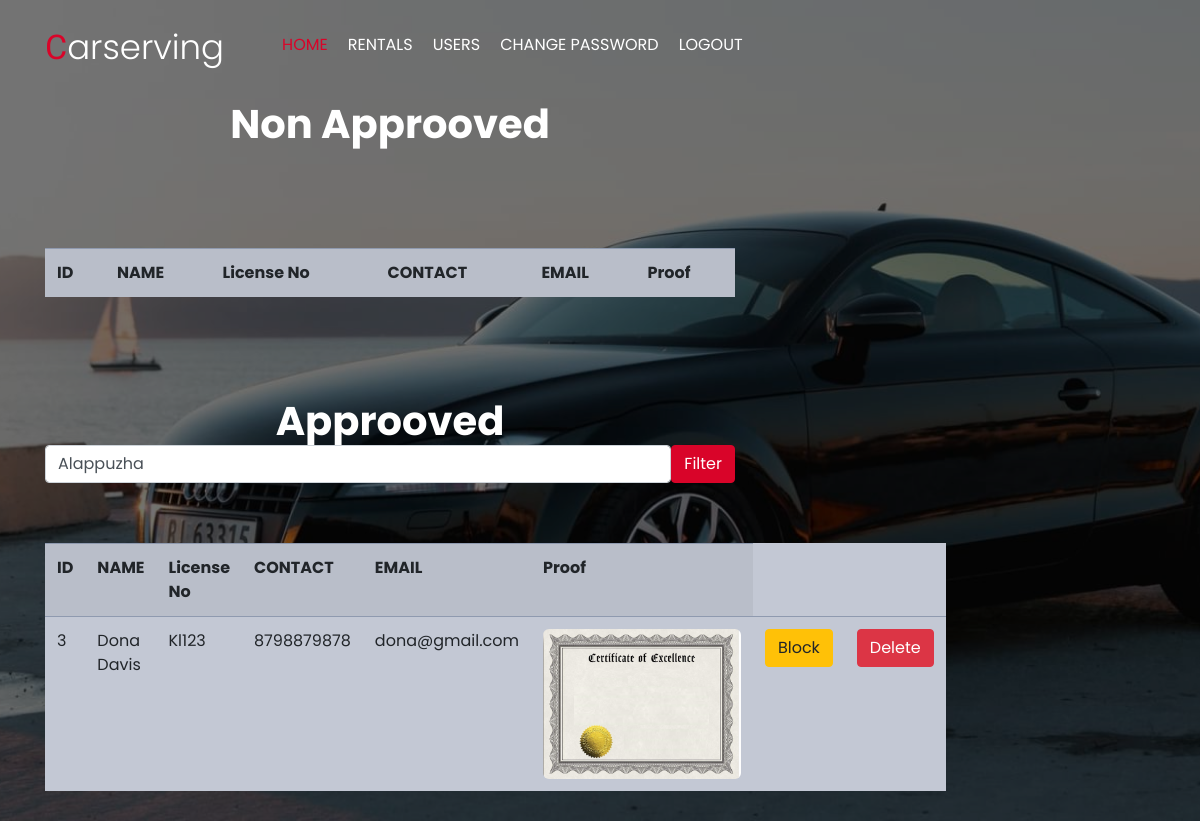
Page /admin/viewrentals.php on the committed database.
### tables this page shows
CREATE TABLE `rentalregister` (
  `id` int(11) NOT NULL AUTO_INCREMENT,
  `name` varchar(100) DEFAULT NULL,
  `license` varchar(100) DEFAULT NULL,
  `email` varchar(100) DEFAULT NULL,
  `phone` varchar(100) DEFAULT NULL,
  `proof` varchar(100) DEFAULT NULL,
  `lat` varchar(100) DEFAULT NULL,
  `lon` varchar(100) DEFAULT NULL,
  `district` varchar(100) DEFAULT NULL,
  PRIMARY KEY (`id`)
);

### admin/viewrentals.php (the view, shortened to what this page needs)
<?php
include 'adminheader.php';
include '../connection.php';
?>
<center>
    <h1>Non Approoved</h1>
    <table class="table table-secondary table-striped table-hover" style="margin-top:100px;margin-bottom:100px;">
        <tr>
            <th>ID</th>
            <th>NAME</th>
            <th>License No</th>
            <th>CONTACT</th>
            <th>EMAIL</th>
            <th>Proof</th>
        </tr>
        <?php
        $qry = "select * from rentalregister m,login l where l.uid=m.id and l.statas='0' and l.usertype='rental'";
        ?>
    </table>
</center>
<center>
    <h1>Approoved</h1>
    <form action="" method="get" class="d-flex">
        <select id="district-select" name="district" class="form-control">
            <option value="alappuzha">Alappuzha</option>
        </select>
        <input type="submit" value="Filter" name="filter" class="btn btn-primary">
    </form>
    <table class="table table-secondary table-striped table-hover" style="margin-top:60px;">
        <tr>
            <th>ID</th>
            <th>NAME</th>
            <th>License No</th>
            <th>CONTACT</th>
            <th>EMAIL</th>
            <th>Proof</th>
        </tr>
        <?php
        if(isset($_GET['filter'])){
            $district = $_GET['district'];
            $qry = "select * from rentalregister m,login l where l.uid=m.id and l.statas='1' and l.usertype='rental' and m.`district`='$district'";
        }else{
            $qry = "select * from rentalregister m,login l where l.uid=m.id and l.statas='1' and l.usertype='rental'";
        }
        $res = mysqli_query($con, $qry);
        while ($row = mysqli_fetch_array($res)) {
            echo '<tr>
          <td>' . $row['id'] . '</td>
          <td>' . $row['name'] . '</td>
          <td>' . $row['license'] . '</td>
          <td>' . $row['phone'] . '</td>
          <td>' . $row['email'] . '</td>
          <td><img src="../' . $row['proof'] . '" height=150px;width=150px;></td>
          <td><a href=blockuser.php?id=' . $row[9] . ' class="btn btn-warning">Block</a></td>
          <td><a href=deleteuser.php?id=' . $row[9] . '  class="btn btn-danger">Delete</a></td>
      </tr>';
        }
        ?>
    </table>
</center>

### admin/adminheader.php (shortened to what this page needs)
<!doctype html>
<html lang="zxx">
<head>
  <link rel="stylesheet" href="../assets/css/style-starter.css">
</head>
<body>
  <header id="site-header" class="fixed-top">
    <div class="container">
      <nav class="navbar navbar-expand-lg navbar-light">
        <h1><a class="navbar-brand" href="index.html">
            <span>C</span>arserving
          </a></h1>
        <div class="collapse navbar-collapse" id="navbarNav">
          <ul class="navbar-nav">
            <li class="nav-item active">
              <a class="nav-link" href="adminhome.php">Home </a>
            </li>
            <li class="nav-item">
              <a class="nav-link" href="viewrentals.php">Rentals</a>
            </li>
            <li class="nav-item">
              <a class="nav-link" href="viewuser.php">Users</a>
            </li>
            <li class="nav-item">
              <a class="nav-link" href="changepass.php">Change Password</a>
            </li>
            <li class="nav-item">
              <a class="nav-link" href="../login.php">Logout</a>
            </li>
          </ul>
        </div>
      </nav>
    </div>
  </header>
  <section class="w3l-main-slider position-relative" id="home">
    <div class="companies20-content">
        <div class="item">
          <li>
            <div class="slider-info banner-view bg bg2" >
              <div class="banner-info">
                <div class="container">
                  <div class="banner-info-bg">

### admin/viewrentals.php (style rules this page uses)
h1 { color: white; }

### rows in the picture
rentalregister: login.id "3", name "Dona Davis", license "Kl123", phone "8798879878", email "dona@gmail.com", proof (picture)
